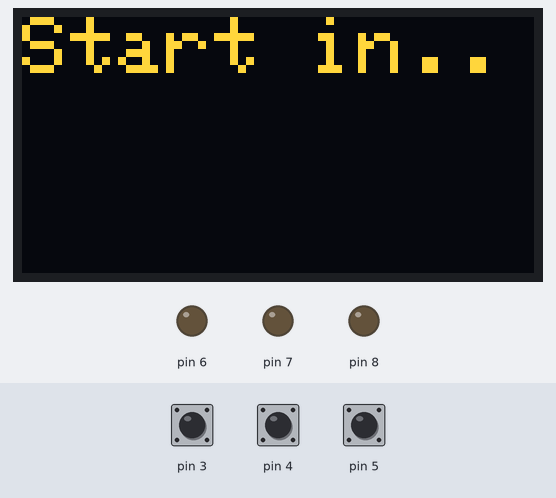
Simulated run of this sketch. Board: Arduino Uno, built with avr-gcc and run on an emulated ATmega328P. Parts: 128×64 one-colour display, output pins drawn as LEDs (lit = HIGH). Inputs (shaded band) come from the test bench; at power-on: pin 3 HIGH, pin 4 HIGH, pin 5 HIGH. The OLED is the two-colour kind (top 16 rows yellow); random numbers use the default seed unless the sketch sets one; what the sketch prints to the serial monitor is not drawn.

Above: at 0.1 s.
At 2.2 s:
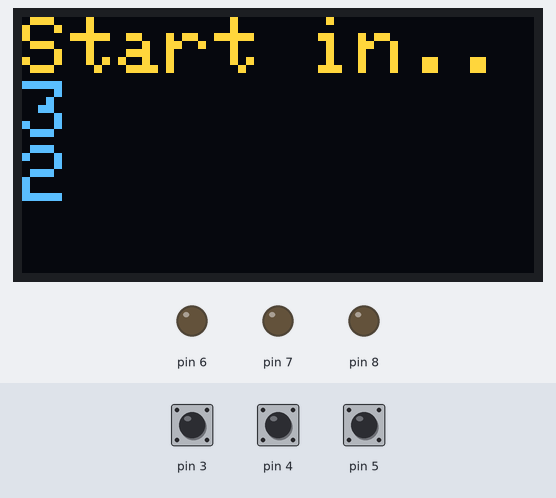
At 4.2 s:
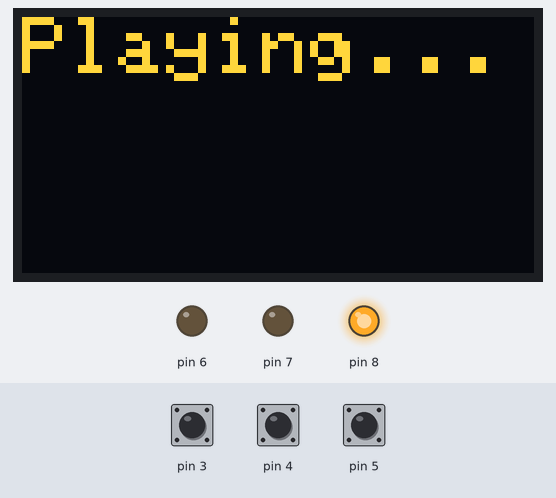
At 5.2 s:
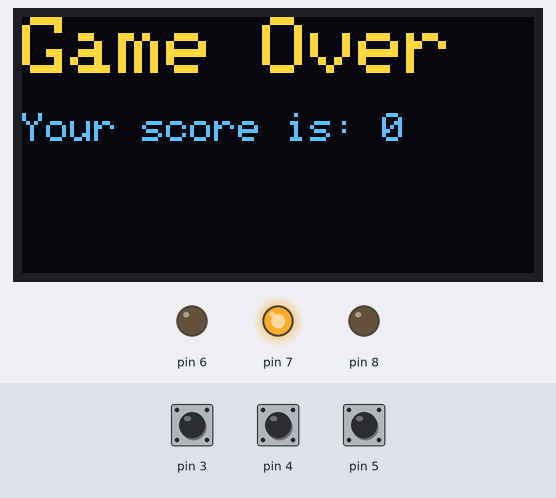
Timing chart, 0 to 6.7 s (numbered marks = the images above):
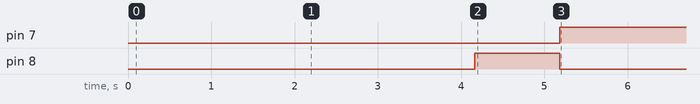

The sketch:

kursova_arduino.ino
```cpp
#include <SPI.h>
#include <Wire.h>
#include <Adafruit_GFX.h>
#include <Adafruit_SSD1306.h>

#define OLED_MOSI   9
#define OLED_CLK   10
#define OLED_DC    11
#define OLED_CS    12
#define OLED_RESET 13
Adafruit_SSD1306 display(OLED_MOSI, OLED_CLK, OLED_DC, OLED_RESET, OLED_CS);

int startButton = 0;
int diodes[9] = {};

int currentDiode;
int minDiodePin;
int maxDiodePin;

unsigned long result = 0;
unsigned long previousMillis = 0;
int interval = 1000;
int minInterval = 550;

int currentButton;
bool isGameOver = false;

void displayNumber(int num){
  display.println(String(num));
  display.display();
}

void setDefaultState(){
  currentDiode = NULL;
  currentButton = NULL;
  previousMillis = millis();
  result = 0;
  interval = 1000;
  isGameOver = false;

  for (int i = 0; i < (sizeof(diodes)/sizeof(int)); i++) {
    if(diodes[i] != NULL){
        digitalWrite(i, LOW);
      }
  }

  display.clearDisplay();
  display.setTextSize(2);
  display.setTextColor(WHITE);
  display.setCursor(0,0);
  display.println("Start in..");
  display.display();
  delay(1000);
  displayNumber(3);
  delay(1000);
  displayNumber(2);
  delay(1000);
  displayNumber(1);
  delay(1000);
  display.clearDisplay();
  display.setCursor(0,0);
  display.println("Playing...");
  display.display();
}

void changeDiode(){
  int randomDiode = random(minDiodePin, maxDiodePin + 1);

  while(randomDiode == currentDiode){
    randomDiode = random(minDiodePin, maxDiodePin + 1);
  }

  currentDiode = randomDiode;

  for (int i = 0; i < (sizeof(diodes)/sizeof(int)); i++) {
    if(diodes[i] != NULL){
      if(currentDiode != i){
        digitalWrite(i, LOW);
      } else {
        digitalWrite(i, HIGH);
      }
    }
  }

  currentButton = NULL;
}

void checkButtons(){
  for (int i = 0; i < (sizeof(diodes)/sizeof(int)); i++) {
    if(diodes[i] != NULL){
      if(digitalRead(diodes[i]) == LOW){
        currentButton = diodes[i];
        break;
      }
    }
  }
}

void gameOver(){
  isGameOver = true;
  Serial.println(result);

  display.clearDisplay();
  display.setTextSize(2);
  display.setTextColor(WHITE);
  display.setCursor(0,0);
  display.println("Game Over");
  display.setTextSize(1);
  display.println();
  display.println("Your score is: " + String(result));
  display.display();
}

void setup()   {
  randomSeed(analogRead(A0));
  diodes[6] = 3;
  diodes[7] = 4;
  diodes[8] = 5;

  Serial.begin(9600);

  for (int i = 0; i < (sizeof(diodes)/sizeof(int)); i++) {
    if(diodes[i] != NULL){
      pinMode(i, OUTPUT);

      pinMode(diodes[i], INPUT_PULLUP);

      if(minDiodePin == NULL){
        minDiodePin = i;
      }

      maxDiodePin = i;
    }
  }

  pinMode(startButton, INPUT_PULLUP);
  display.begin(SSD1306_SWITCHCAPVCC);
  display.clearDisplay();
  setDefaultState();
}


void loop() {
  if(digitalRead(startButton) == LOW && isGameOver){
    setDefaultState();
  }

  if(isGameOver){
    return;
  }

  unsigned long currentMillis = millis();

  if(currentButton == NULL){
    checkButtons();
  }

  if(((currentMillis - previousMillis) > interval) || ((currentMillis - previousMillis) < 0)){
    previousMillis = currentMillis;

    if(interval > minInterval){
      interval = interval - 10;
    }

    if(diodes[currentDiode] != currentButton){
      gameOver();
      changeDiode();
    } else {
      if(currentDiode != NULL){
        result = result + 1;
      }
      changeDiode();
    }
  }
}
```

Measured:
- by itself, pin 7: LOW → HIGH at 5.2 s
- by itself, pin 8: LOW → HIGH at 4.2 s, → LOW 1.0 s later
- what the display in image 1 shows lasts 1.0 s, from 2.1 s to 3.1 s
